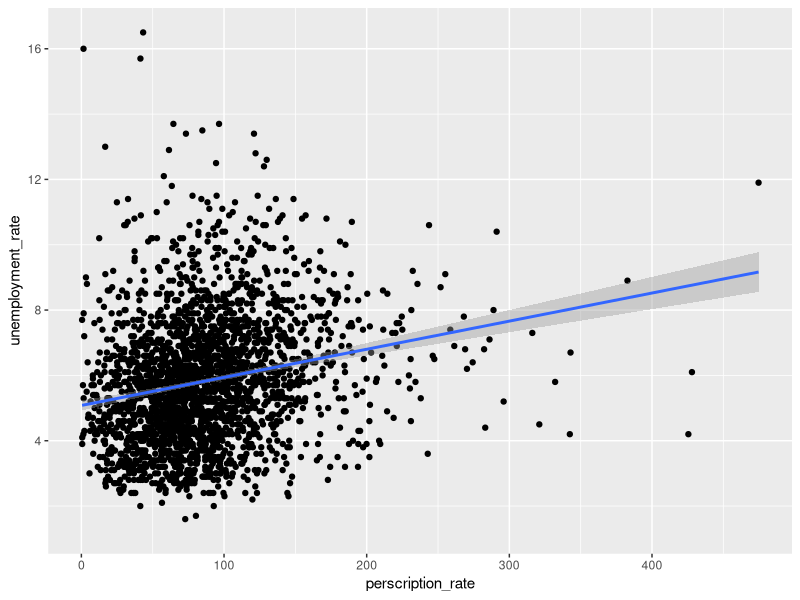
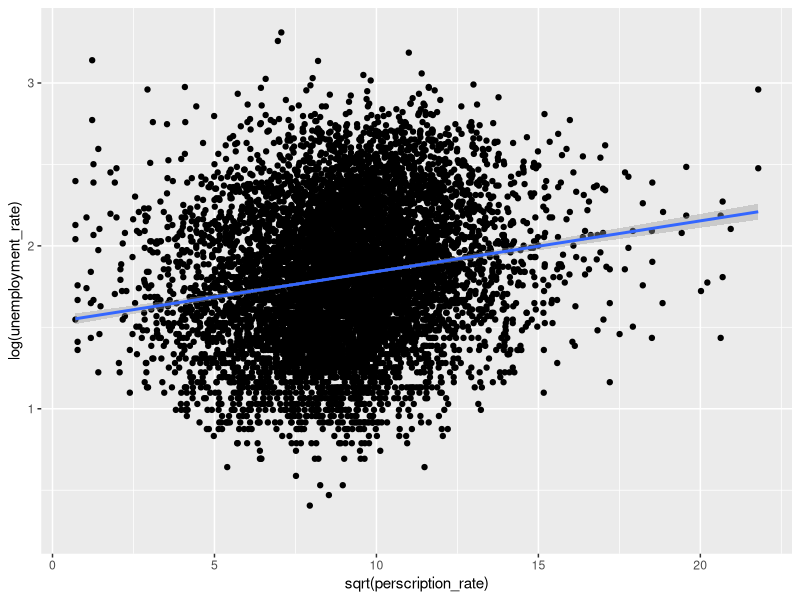
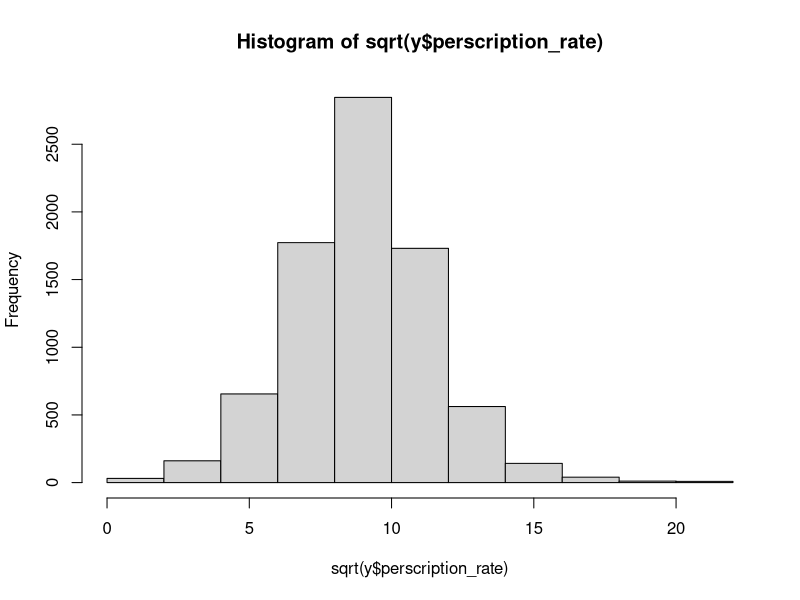
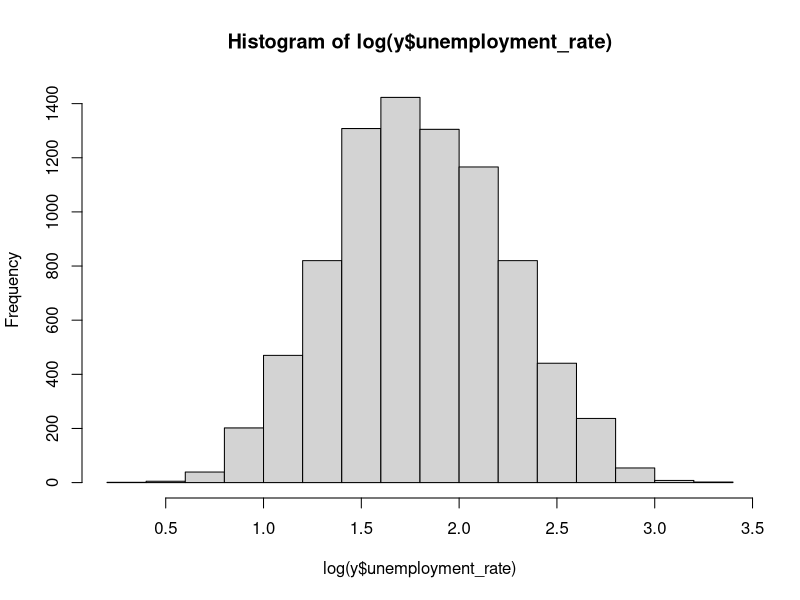
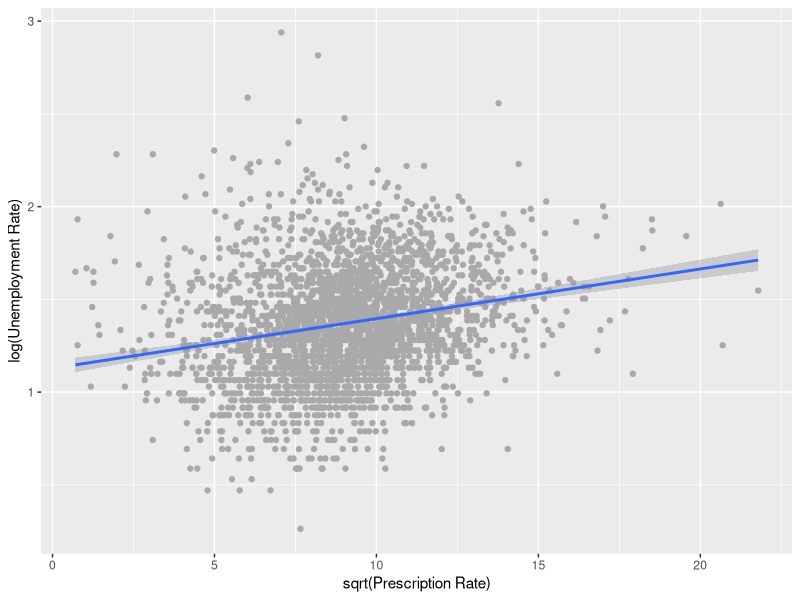

The R script that drew these images, in order:
## ---- chunk 1
knitr::opts_chunk$set(echo = TRUE)

library(tidyverse)
## ---- chunk 2
library(readxl)

# First run

# Reading in county unemployment
cu = read_xlsx("data/county_unemployment_2008.xlsx") %>%
  filter(state_fips_code != "PR") %>%
  mutate(county_fips_code = total_fips_code) %>%
  select(county_fips_code, unemployment_rate)

# Reading in county perscription
cp = read_xlsx("data/perscription_rate_2008.xlsx") %>%
  mutate(location_name = county) %>%
  select(county_fips_code, perscription_rate) %>%
  mutate(perscription_rate = as.numeric(perscription_rate))

cu %>%
  mutate(unemployment_rate = as.numeric(unemployment_rate))
cp %>%
  mutate(perscription_rate = as.numeric(perscription_rate))

x = merge(cu, cp, by = "county_fips_code")

ggplot(x, aes(x = perscription_rate, y = unemployment_rate)) + geom_point() + geom_smooth(method = "lm")
## ---- chunk 3
# Run 2

# Create data set
p2009 = read_xlsx("data/2009-Perscription-Rate.xlsx") %>%
  select(county_fips_code, perscription_rate) %>%
  mutate(perscription_rate = as.numeric(perscription_rate)) %>%
  na.omit()
p2007 = read_xlsx("data/2007-Perscription-Rate.xlsx") %>%
  select(county_fips_code, perscription_rate) %>%
  mutate(perscription_rate = as.numeric(perscription_rate)) %>%
  na.omit()

u2009 = read_xlsx("data/laucnty09.xlsx") %>%
  mutate(county_fips_code = total_fips_code) %>%
  select(county_fips_code, unemployment_rate) %>%
  na.omit()
u2007 = read_xlsx("data/laucnty07.xlsx") %>%
  mutate(county_fips_code = total_fips_code) %>%
  select(county_fips_code, unemployment_rate) %>%
  na.omit()

o9 = merge(p2009, u2009, by = "county_fips_code")
o7 = merge(p2007, u2007, by = "county_fips_code")
o8 = x

y = rbind(o7, o8, o9)

# Plot
ggplot(y, aes(x = sqrt(perscription_rate), y = log(unemployment_rate))) + geom_point() + geom_smooth(method = "lm")

# Check assumptions
hist(sqrt(y$perscription_rate))
hist(log(y$unemployment_rate))
## ---- chunk 4
### Final Run ###

p2018 = read_xlsx("data/2018-perscription-rate.xlsx") %>%
  select(county_fips_code, perscription_rate) %>%
  mutate(perscription_rate = as.numeric(perscription_rate)) %>%
  na.omit()

u2018 = read_xlsx("data/laucnty18.xlsx") %>%
  mutate(county_fips_code = total_fips_code) %>%
  select(county_fips_code, unemployment_rate) %>%
  na.omit()

o18 = merge(p2018, u2018, by = "county_fips_code")

plot = ggplot(o18, aes(x = sqrt(perscription_rate), y = log(unemployment_rate))) + geom_point(color = "darkgrey") + geom_smooth(method = "lm") + labs(x = "sqrt(Prescription Rate)", y = "log(Unemployment Rate)")

# Saving plot
ggsave("uvp_plot.jpg", plot = plot, dpi = 500, width = 8, height = 4)

o18 %>%
  arrange(desc(unemployment_rate))
